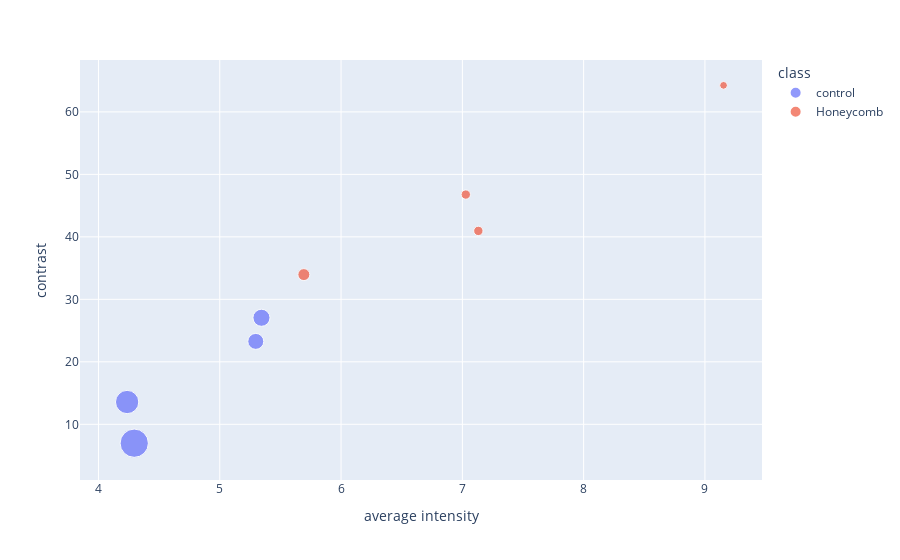

Here is the notebook cell this chart was saved with:
### Code cell
df1 = pd.DataFrame(data)
df1['class'] = ['control','control','control','control','Honeycomb','Honeycomb','Honeycomb','Honeycomb']
fig = px.scatter(df1, x="intensity_mean", y="contrast_d_10_th_0", color="class",
                 size='ASM_d_10_th_0',
                labels={
                     "intensity_mean": "average intensity",
                     "contrast_d_10_th_0": "contrast",
                     
                 },)
fig.show()

### Figure 1 — Plotly figure (JSON) as saved in the notebook; plotly's stock layout.template omitted (floating-point values rounded to 4 significant figures)
{"data": [{"hovertemplate": "class=control<br>average intensity=%{x}<br>contrast=%{y}<br>ASM_d_10_th_0=%{marker.size}<extra></extra>", "legendgroup": "control", "marker": {"color": "#636efa", "size": [0.06685, 0.02131, 0.02437, 0.04539], "sizemode": "area", "sizeref": 0.0001671, "symbol": "circle"}, "mode": "markers", "name": "control", "orientation": "v", "showlegend": true, "type": "scatter", "x": [4.295, 5.297, 5.344, 4.236], "xaxis": "x", "y": [6.977, 23.27, 27.05, 13.57], "yaxis": "y"}, {"hovertemplate": "class=Honeycomb<br>average intensity=%{x}<br>contrast=%{y}<br>ASM_d_10_th_0=%{marker.size}<extra></extra>", "legendgroup": "Honeycomb", "marker": {"color": "#EF553B", "size": [0.007344, 0.01199, 0.007296, 0.005058], "sizemode": "area", "sizeref": 0.0001671, "symbol": "circle"}, "mode": "markers", "name": "Honeycomb", "orientation": "v", "showlegend": true, "type": "scatter", "x": [7.132, 5.693, 7.028, 9.153], "xaxis": "x", "y": [40.95, 33.96, 46.77, 64.25], "yaxis": "y"}], "layout": {"legend": {"itemsizing": "constant", "title": {"text": "class"}, "tracegroupgap": 0}, "margin": {"t": 60}, "xaxis": {"anchor": "y", "domain": [0, 1], "title": {"text": "average intensity"}}, "yaxis": {"anchor": "x", "domain": [0, 1], "title": {"text": "contrast"}}}}
